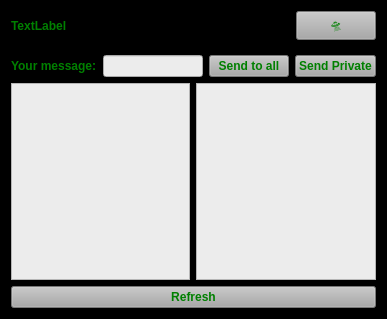
<?xml version="1.0" encoding="UTF-8"?>
<ui version="4.0">
 <class>Main_Form</class>
 <widget class="QWidget" name="Main_Form">
  <property name="geometry">
   <rect>
    <x>0</x>
    <y>0</y>
    <width>387</width>
    <height>319</height>
   </rect>
  </property>
  <property name="windowTitle">
   <string>Form</string>
  </property>
  <property name="styleSheet">
   <string notr="true">QWidget {background-color: rgb(0, 0, 0); color: green}
QPushButton {background-color: rgb(168, 168, 168);}
QTextBrowser {background-color: rgb(236, 236, 236);}
QLineEdit {background-color: rgb(236, 236, 236); color: rgb(159, 80, 239)}</string>
  </property>
  <layout class="QVBoxLayout" name="verticalLayout">
   <item>
    <layout class="QHBoxLayout" name="horizontalLayout_3">
     <item>
      <widget class="QLabel" name="login_label">
       <property name="font">
        <font>
         <family>System</family>
         <bold>true</bold>
        </font>
       </property>
       <property name="text">
        <string>TextLabel</string>
       </property>
      </widget>
     </item>
     <item>
      <spacer name="horizontalSpacer">
       <property name="orientation">
        <enum>Qt::Horizontal</enum>
       </property>
       <property name="sizeHint" stdset="0">
        <size>
         <width>40</width>
         <height>20</height>
        </size>
       </property>
      </spacer>
     </item>
     <item>
      <widget class="QPushButton" name="pushButton">
       <property name="text">
        <string>🛸</string>
       </property>
      </widget>
     </item>
    </layout>
   </item>
   <item>
    <widget class="Line" name="line">
     <property name="orientation">
      <enum>Qt::Horizontal</enum>
     </property>
    </widget>
   </item>
   <item>
    <layout class="QHBoxLayout" name="horizontalLayout">
     <item>
      <widget class="QLabel" name="your_mes_label">
       <property name="font">
        <font>
         <family>System</family>
         <bold>true</bold>
        </font>
       </property>
       <property name="text">
        <string>Your message:</string>
       </property>
      </widget>
     </item>
     <item>
      <widget class="QLineEdit" name="mes_lineEdit"/>
     </item>
     <item>
      <widget class="QPushButton" name="send_all_pushButton">
       <property name="font">
        <font>
         <family>System</family>
         <bold>true</bold>
        </font>
       </property>
       <property name="text">
        <string>Send to all</string>
       </property>
      </widget>
     </item>
     <item>
      <widget class="QPushButton" name="send_private_pushButton">
       <property name="font">
        <font>
         <family>System</family>
         <bold>true</bold>
        </font>
       </property>
       <property name="text">
        <string>Send Private</string>
       </property>
      </widget>
     </item>
    </layout>
   </item>
   <item>
    <layout class="QHBoxLayout" name="horizontalLayout_2">
     <item>
      <widget class="QTextBrowser" name="group_textBrowser">
       <property name="font">
        <font>
         <family>Bahnschrift</family>
         <pointsize>12</pointsize>
        </font>
       </property>
      </widget>
     </item>
     <item>
      <widget class="QTextBrowser" name="private_textBrowser">
       <property name="font">
        <font>
         <family>Bahnschrift</family>
         <pointsize>12</pointsize>
        </font>
       </property>
      </widget>
     </item>
    </layout>
   </item>
   <item>
    <widget class="QPushButton" name="refresh_pushButton">
     <property name="font">
      <font>
       <family>System</family>
       <bold>true</bold>
      </font>
     </property>
     <property name="text">
      <string>Refresh</string>
     </property>
    </widget>
   </item>
  </layout>
 </widget>
 <resources/>
 <connections/>
</ui>
